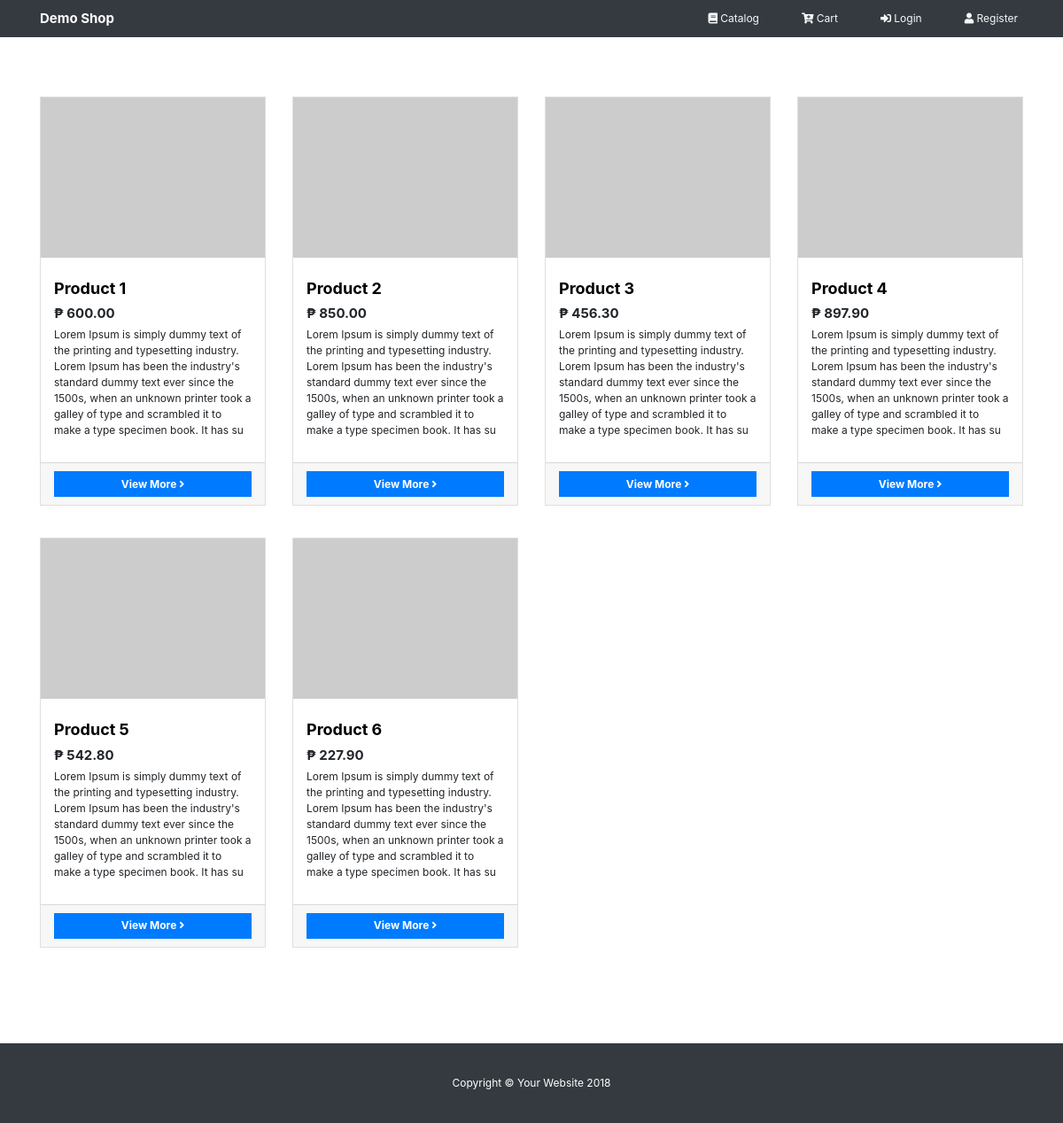
Screenshot of /app/views/catalog.php with the database file from the repository.
### tables this page shows
CREATE TABLE `tbl_items` (
  `id` int(11) NOT NULL,
  `name` varchar(255) NOT NULL,
  `price` decimal(18,2) NOT NULL,
  `description` varchar(255) NOT NULL,
  `img_path` varchar(255) NOT NULL,
  `category_id` int(11) DEFAULT NULL,
  `stocks` int(11) NOT NULL
);

### app/views/catalog.php (the view, shortened to what this page needs)
<?php include "../partials/header.php";?>
<?php require_once "../controllers/connect.php";?>
    <div class="container mt-5">
      <div class="row mt-5 pt-5">
	      <?php
	      	$sql = "SELECT * FROM tbl_items";
	      	$result = mysqli_query($conn,$sql);
	      	if(mysqli_num_rows($result) > 0){
	      		while($row = mysqli_fetch_assoc($result)){
	      			$name = $row['name'];
	      			$id = $row['id'];
	      			$description = $row['description'];
	      			echo "
		      			<div class='col-lg-3 col-md-4 mb-5'>
		      				<div class = 'card h-700'>
		      					<img src='$row[img_path]'>
		      					<div class='card-body'>
		      						<h4 class='card-title font-weight-bold'>
		      						<h4 class='card-title font-weight-bold'>
				                    	<a href='product.php?id=$id'>
				                    		$name
				                    	</a>
		      						</h4>
		      						<h5 class='font-weight-bold'>&#8369; $row[price]</h5>
		      						<p>$description</p>
		      					</div>
		      					<div class='card-footer'>
	      						<a href='catalog2.php?id='id' type='button' class='btn btn-primary btn-block font-weight-bold'>
	      							View More
	      							<i class='fas fa-angle-right'></i>
	      						</a>
		      					</div>
		      				</div>
		      			</div>";
	      		}
	      	}
	      	?>
	      </div>
    </div>
   <?php include_once "../partials/footer.php";?>

### app/assets/css/style.css (style rules this page uses)
* { border-radius: 0 !important; -webkit-border-radius: 0 !important; -moz-border-radius: 0 !important; border-radius: 0 !important; }
html { font-size: 12px; }
a { color: black; text-decoration: none !important; cursor: pointer; }

### rows the page displays
tbl_items: name "Product 1", price "600.00", description "Lorem Ipsum is simply dummy text of the printing and typesetting industry. Lorem Ipsum has been the industry's standard dummy text ever since the 1500s, when an unknown printer took a galley of type and scrambled it to make a type specimen book. It has su"
tbl_items: name "Product 2", price "850.00", description "Lorem Ipsum is simply dummy text of the printing and typesetting industry. Lorem Ipsum has been the industry's standard dummy text ever since the 1500s, when an unknown printer took a galley of type and scrambled it to make a type specimen book. It has su"
tbl_items: name "Product 3", price "456.30", description "Lorem Ipsum is simply dummy text of the printing and typesetting industry. Lorem Ipsum has been the industry's standard dummy text ever since the 1500s, when an unknown printer took a galley of type and scrambled it to make a type specimen book. It has su"
tbl_items: name "Product 4", price "897.90", description "Lorem Ipsum is simply dummy text of the printing and typesetting industry. Lorem Ipsum has been the industry's standard dummy text ever since the 1500s, when an unknown printer took a galley of type and scrambled it to make a type specimen book. It has su"
tbl_items: name "Product 5", price "542.80", description "Lorem Ipsum is simply dummy text of the printing and typesetting industry. Lorem Ipsum has been the industry's standard dummy text ever since the 1500s, when an unknown printer took a galley of type and scrambled it to make a type specimen book. It has su"
tbl_items: name "Product 6", price "227.90", description "Lorem Ipsum is simply dummy text of the printing and typesetting industry. Lorem Ipsum has been the industry's standard dummy text ever since the 1500s, when an unknown printer took a galley of type and scrambled it to make a type specimen book. It has su"
